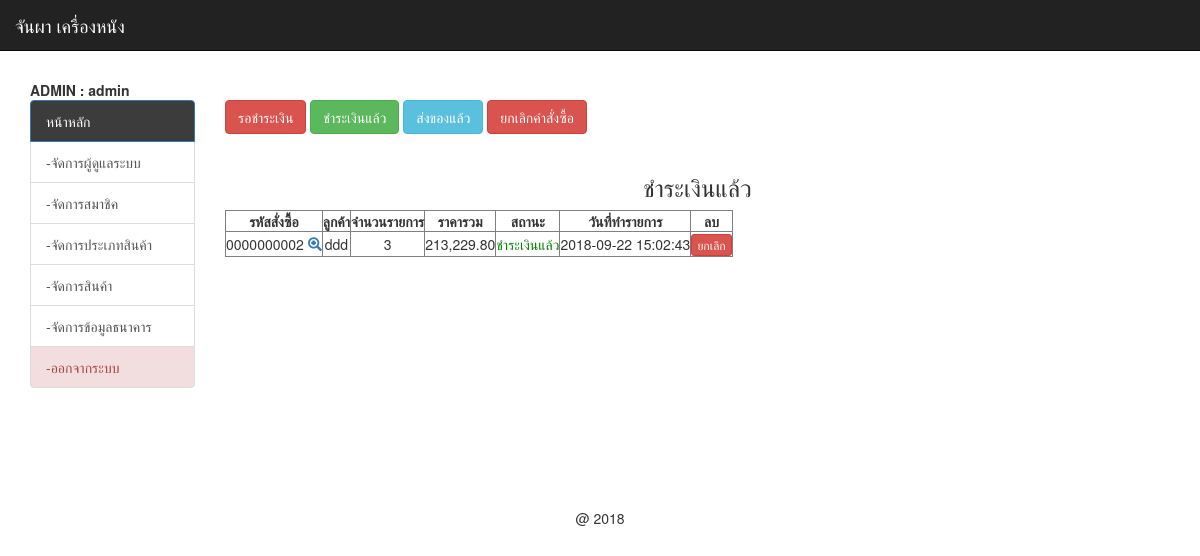
The app's page /backend/index.php?act=show-payed (signed in), older data.
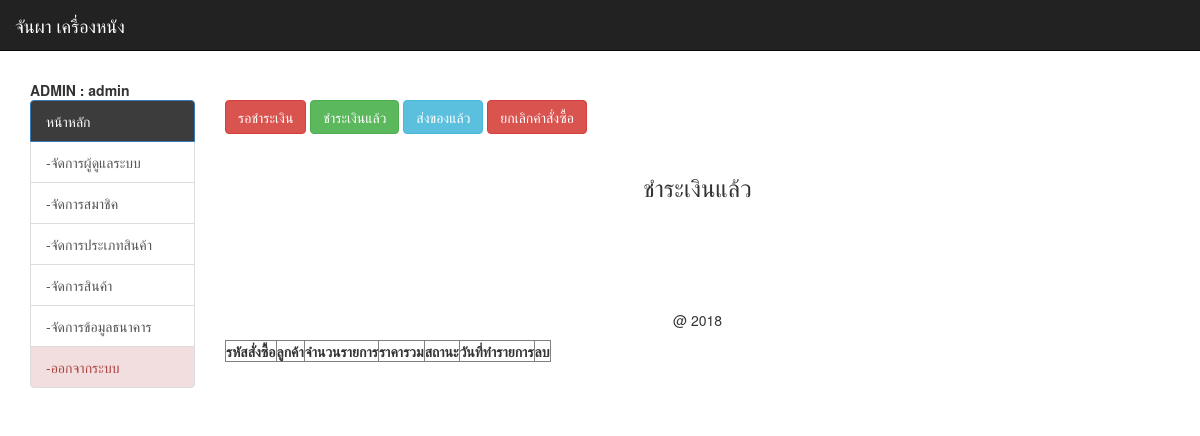
The same page, newer data.
### tables this page shows
CREATE TABLE `tbl_order` (
  `order_id` int(6) UNSIGNED ZEROFILL NOT NULL,
  `mem_id` int(11) NOT NULL,
  `name` varchar(100) NOT NULL,
  `address` varchar(500) NOT NULL,
  `email` varchar(100) NOT NULL,
  `phone` varchar(10) NOT NULL,
  `order_status` int(1) NOT NULL,
  `pay_slip` varchar(200) DEFAULT NULL,
  `b_name` varchar(100) DEFAULT NULL,
  `b_number` varchar(200) DEFAULT NULL,
  `pay_date` date DEFAULT NULL,
  `pay_amount` float(10,2) DEFAULT NULL,
  `postcode` varchar(30) DEFAULT NULL,
  `order_date` datetime NOT NULL
);

### backend/mm.php (called while the page is built, shortened)
<?php
if (!function_exists("GetSQLValueString")) {
function GetSQLValueString($theValue, $theType, $theDefinedValue = "", $theNotDefinedValue = "")
{
  $theValue = function_exists("mysql_real_escape_string") ? mysql_real_escape_string($theValue) : mysql_escape_string($theValue);
  switch ($theType) {
    case "text":
      $theValue = ($theValue != "") ? "'" . $theValue . "'" : "NULL";
      break;
    case "long":
    case "int":
      $theValue = ($theValue != "") ? intval($theValue) : "NULL";
      break;
  }
  return $theValue;
}
}
?>

### backend/show_cart_pay.php (the view, shortened to what this page needs)
<?php require_once('../Connections/condb.php'); ?>
<?php
$query_mycart = sprintf("SELECT o.order_id as oid, o.mem_id, o.order_status, o.order_date, o.name , d.order_id , count(d.order_id) as coid , SUM(d.total) as ctotal FROM tbl_order as o, tbl_order_detail as d WHERE o.order_id = d.order_id AND o.order_status = 2 GROUP BY o.order_id ORDER BY o.order_id DESC " , GetSQLValueString($colname_mycart , "int"));
$mycart = mysql_query($query_mycart , $condb) or die(mysql_error());
$row_mycart = mysql_fetch_assoc($mycart);
$totalRows_mycart = mysql_num_rows($mycart);
?>
<h3 align="center">ชำระเงินแล้ว</h3>
<table id="example" class="display" cellspacing="0" border="1">
	<thead>
		<tr>
			<th>รหัสสั่งซื้อ</th>
			<th>ลูกค้า</th>
			<th>จำนวนรายการ</th>
			<th>ราคารวม</th>
			<th>สถานะ</th>
			<th>วันที่ทำรายการ</th>
			<th> <center> ลบ </center></th>
		</tr>
	</thead>
	<?php if ($totalRows_mycart > 0) { ?>
		<?php do { ?>
			<tr>
				<td>
					<?php echo $row_mycart['oid'];?>
					<span id="hp">
						<a href="index.php?order_id=<?php echo $row_mycart['oid'];?>&act=show-order">
							<span class="glyphicon glyphicon-zoom-in"></span>
						</a>
					</span>
				</td>
				<td align="center">
					<?php echo $row_mycart['name'];?>
				</td>
				<td align="center">
					<?php echo $row_mycart['coid'];?>
				</td>
				<td align="center">
					<?php echo number_format($row_mycart['ctotal'],2);?>
				</td>
				<td align="center">
					<font color="red">
						<?php $status = $row_mycart['order_status'];
						include('status.php');
						?>
					</font>
				</td>
				<td> <?php echo $row_mycart['order_date'];?></td>
				<td><center>
					<a href="del_order.php?order_id=<?php echo $row_mycart['oid'];?>&order_status=4" class="btn btn-danger btn-xs" onClick="return confirm('ยืนยันการยกเลิกคำสั่งซื้อ');">
					ยกเลิก </a></center>
				</td>
			</tr>
		<?php } while ($row_mycart = mysql_fetch_assoc($mycart)); ?>
	</table>
	<?php
}
?>

### backend/status.php
<?php
if ($status == 1) {
	echo "<font color='red'>";
	echo "รอชำระเงิน";
	echo "</font>";
}elseif ($status == 2) {
	echo "<font color='green'>";
	echo "ชำระเงินแล้ว";
	echo "</font>";
}elseif ($status == 3) {
	echo "<font color='blue'>";
	echo "ส่งของแล้ว";
	echo "</font>";
}elseif ($status == 4) {
	echo "<font color='black'>";
	echo "ยกเลิกคำสั่งซื้อ";
	echo "</font>";
}
?>

Row changes from the older to the newer data that the page shows:
no longer on this page (row edited): tbl_order: order_id "0000000002", name "ddd", coid "3", ctotal "213,229.80", order_status "ชำระเงินแล้ว", order_date "2018-09-22 15:02:43"
